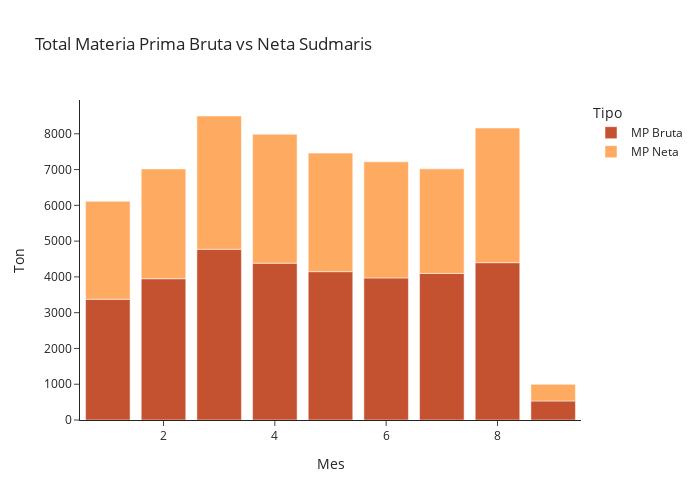

Notebook code cell kept with this figure:
### Code cell
import plotly.express as px

empresa = 'Sudmaris'

datos_w=pd.pivot_table(datos[datos.Empresa == empresa], index='Mes', columns='Tipo', values='Valor', aggfunc=np.sum)

fig_empresa = px.bar(datos_w, x=datos_w.index,
            y=['MP Bruta','MP Neta'], title="Total Materia Prima Bruta vs Neta "+empresa,
            labels={'Mes':'Mes','value':'Ton','variable':'Tipo'},
            color_discrete_map={"MP Bruta": "#C45130", "MP Neta": "#FFAA61"},
            template="simple_white",
            width=700, 
            height=500,
            )

fig_empresa.show()

### Figure 1 — Plotly figure (JSON) as saved in the notebook; plotly's stock layout.template omitted (floating-point values rounded to 4 significant figures)
{"data": [{"alignmentgroup": "True", "hovertemplate": "Tipo=MP Bruta<br>Mes=%{x}<br>Ton=%{y}<extra></extra>", "legendgroup": "MP Bruta", "marker": {"color": "#C45130", "pattern": {"shape": ""}}, "name": "MP Bruta", "offsetgroup": "MP Bruta", "orientation": "v", "showlegend": true, "textposition": "auto", "type": "bar", "x": [1, 2, 3, 4, 5, 6, 7, 8, 9], "xaxis": "x", "y": [3373.0, 3949.0, 4772.0, 4384.0, 4146.0, 3972.0, 4097.0, 4398.0, 532.2], "yaxis": "y"}, {"alignmentgroup": "True", "hovertemplate": "Tipo=MP Neta<br>Mes=%{x}<br>Ton=%{y}<extra></extra>", "legendgroup": "MP Neta", "marker": {"color": "#FFAA61", "pattern": {"shape": ""}}, "name": "MP Neta", "offsetgroup": "MP Neta", "orientation": "v", "showlegend": true, "textposition": "auto", "type": "bar", "x": [1, 2, 3, 4, 5, 6, 7, 8, 9], "xaxis": "x", "y": [2739.0, 3068.0, 3725.0, 3604.0, 3313.0, 3246.0, 2923.0, 3764.0, 464.0], "yaxis": "y"}], "layout": {"barmode": "relative", "height": 500, "legend": {"title": {"text": "Tipo"}, "tracegroupgap": 0}, "title": {"text": "Total Materia Prima Bruta vs Neta Sudmaris"}, "width": 700, "xaxis": {"anchor": "y", "domain": [0, 1], "title": {"text": "Mes"}}, "yaxis": {"anchor": "x", "domain": [0, 1], "title": {"text": "Ton"}}}}
